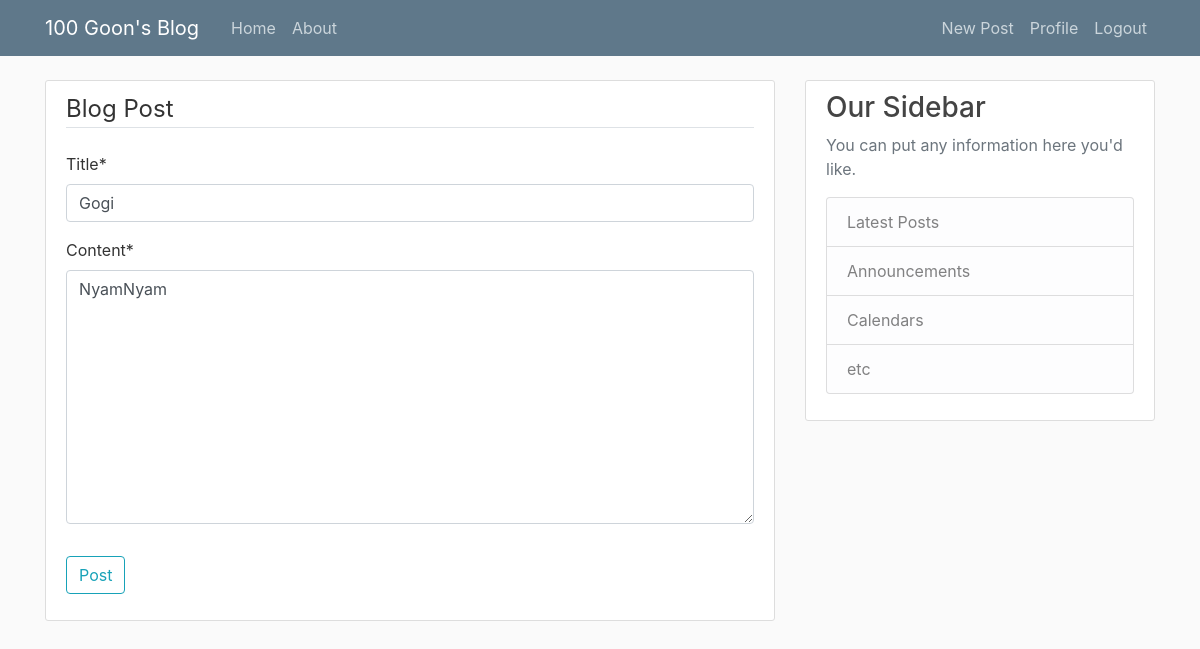
The page /post/4/update/ (signed in) on the database as committed earlier.
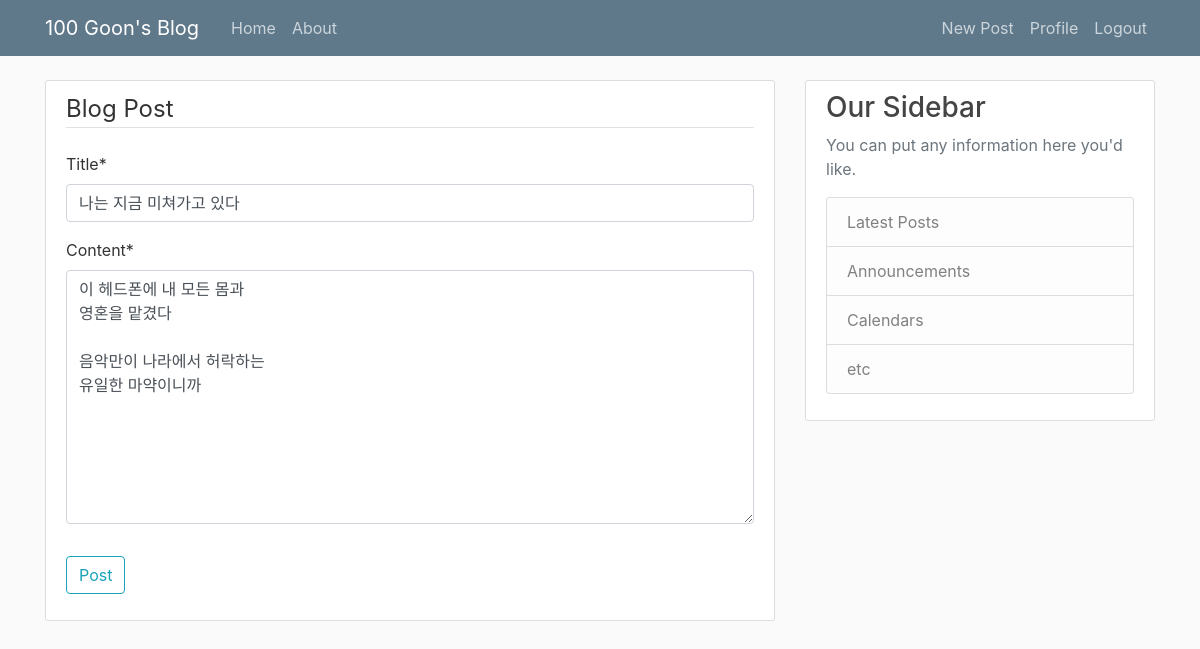
The same page on the database as committed later.
### blog/models.py (models this page shows, shortened)
class Post(models.Model):
    title = models.CharField(max_length=100)
    content = models.TextField()
    date_posted = models.DateTimeField(default=timezone.now) # 'date published' / default=timezone.now()
    author = models.ForeignKey(User, on_delete=models.CASCADE)

### blog/views.py (the view, shortened to what this page needs)
# urls.py: path('post/<int:pk>/update/', PostUpdateView.as_view(), name='post-update'),
class PostUpdateView(LoginRequiredMixin, UserPassesTestMixin, UpdateView):
    model = Post
    fields = ['title', 'content']
    def test_func(self):
        post = self.get_object()
        if self.request.user == post.author:
            return True
        return False

### blog/templates/blog/post_form.html (shortened to what this page needs)
{% extends "blog/base.html" %}
{% load crispy_forms_tags %}
{% block content %}
    <div class="content-section">
        <form method="POST">
            <fieldset class="form-group">
                <legend class="border-bottom mb-4">Blog Post</legend>
                {{ form|crispy }}
            </fieldset>
            <div class="form-group">
                <button class="btn btn-outline-info" type="submit">Post</button>
            </div>
        </form>
    </div>
{% endblock content %}

Rows that differ between the two databases and show on the page:
changed Post: title "Gogi" → "나는 지금 미쳐가고 있다"; content "NyamNyam" → "이 헤드폰에 내 모든 몸과 영혼을 맡겼다 음악만이 나라에서 허락하는 유일한 마약이니까"
